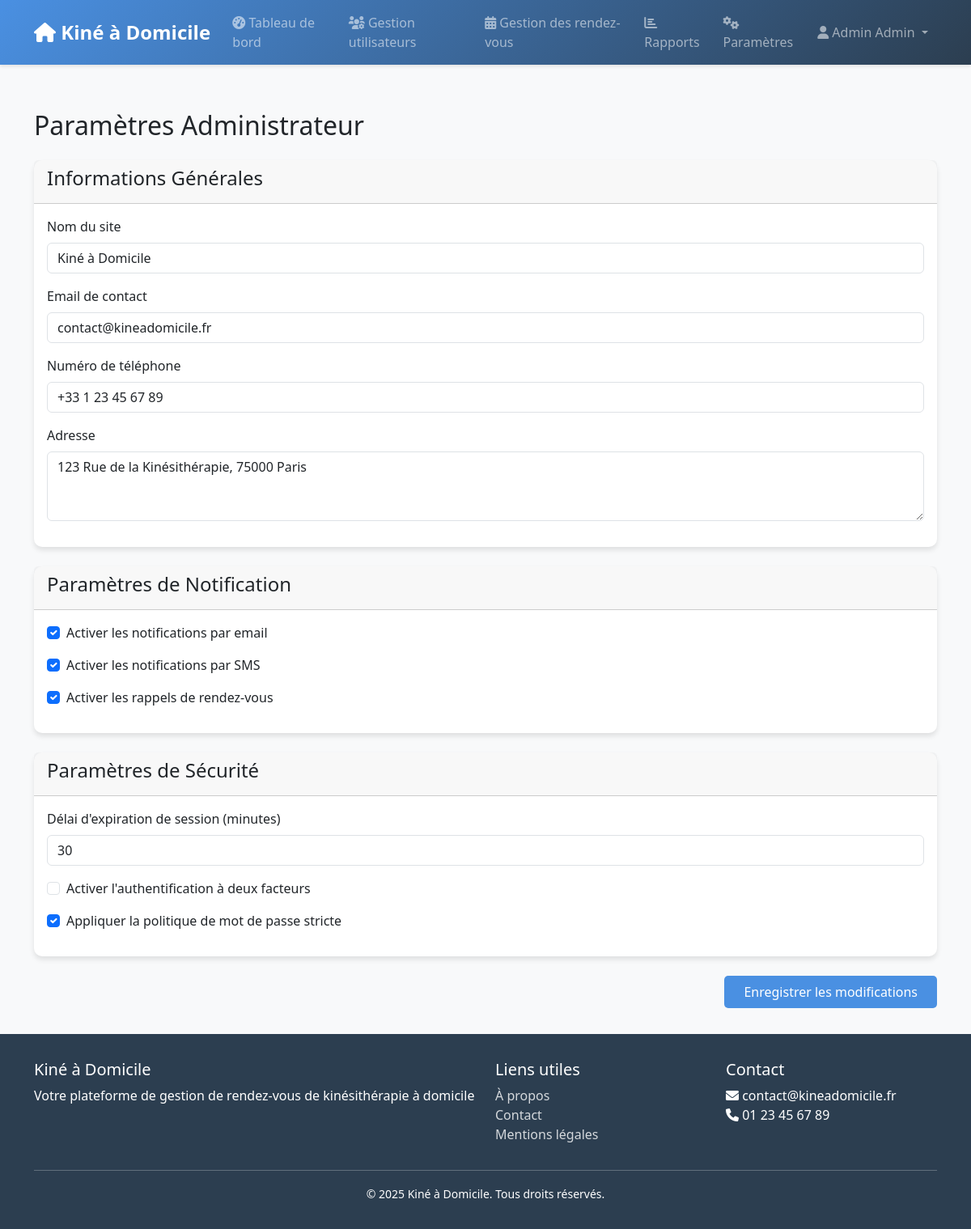
Page /dashboard/settings/ (signed in) on the committed database.
### users/models.py (models this page shows, shortened)
class Utilisateur(AbstractUser):
    class Role(models.TextChoices):
        ADMIN = 'ADMIN', _('Administrateur')
        PATIENT = 'PATIENT', _('Patient')
        KINE = 'KINE', _('Kinésithérapeute')
        VENDEUR = 'VENDEUR', _('Vendeur')
    role = models.CharField(
        max_length=10,
        choices=Role.choices,
        default=Role.PATIENT,
    )
    date_naissance = models.DateField(null=True, blank=True)
    telephone = models.CharField(max_length=15, blank=True)

class Settings(models.Model):
    site_name = models.CharField(max_length=100, default='Kiné à Domicile')
    contact_email = models.EmailField(default='contact@kineadomicile.fr')
    phone_number = models.CharField(max_length=20, default='+33 1 23 45 67 89')
    address = models.TextField(default='123 Rue de la Kinésithérapie, 75000 Paris')
    email_notifications = models.BooleanField(default=True)
    sms_notifications = models.BooleanField(default=True)
    appointment_reminders = models.BooleanField(default=True)
    session_timeout = models.IntegerField(default=30)  # en minutes
    two_factor_auth = models.BooleanField(default=False)
    password_policy = models.BooleanField(default=True)
    class Meta:
        verbose_name = 'Paramètre'
        verbose_name_plural = 'Paramètres'

### users/views.py (the view, shortened to what this page needs)
# urls.py: path('dashboard/settings/', admin_settings, name='admin_settings'),
@login_required
@user_passes_test(is_admin)
def admin_settings(request):
    try:
        settings = Settings.objects.get(pk=1)
    except Settings.DoesNotExist:
        settings = Settings.objects.create(pk=1)
    context = {
        'settings': settings
    }
    return render(request, 'users/admin_settings.html', context)

### users/views.py (called while the page is built)
def is_admin(user):
    return user.is_superuser

### users/templates/users/admin_settings.html (shortened to what this page needs)
{% extends 'base.html' %}
{% load static %}
{% block content %}
<div class="container mt-4">
    <h2>Paramètres Administrateur</h2>
    <form method="post" class="mt-4">
        <div class="card mb-4">
            <div class="card-header">
                <h4>Informations Générales</h4>
            </div>
            <div class="card-body">
                <div class="mb-3">
                    <label for="site_name" class="form-label">Nom du site</label>
                    <input type="text" class="form-control" id="site_name" name="site_name" value="{{ settings.site_name }}" required>
                </div>
                <div class="mb-3">
                    <label for="contact_email" class="form-label">Email de contact</label>
                    <input type="email" class="form-control" id="contact_email" name="contact_email" value="{{ settings.contact_email }}" required>
                </div>
                <div class="mb-3">
                    <label for="phone_number" class="form-label">Numéro de téléphone</label>
                    <input type="text" class="form-control" id="phone_number" name="phone_number" value="{{ settings.phone_number }}" required>
                </div>
                <div class="mb-3">
                    <label for="address" class="form-label">Adresse</label>
                    <textarea class="form-control" id="address" name="address" rows="3" required>{{ settings.address }}</textarea>
                </div>
            </div>
        </div>
        <div class="card mb-4">
            <div class="card-header">
                <h4>Paramètres de Notification</h4>
            </div>
            <div class="card-body">
                <div class="form-check mb-3">
                    <input class="form-check-input" type="checkbox" id="email_notifications" name="email_notifications" {% if settings.email_notifications %}checked{% endif %}>
                    <label class="form-check-label" for="email_notifications">
                        Activer les notifications par email
                    </label>
                </div>
                <div class="form-check mb-3">
                    <input class="form-check-input" type="checkbox" id="sms_notifications" name="sms_notifications" {% if settings.sms_notifications %}checked{% endif %}>
                    <label class="form-check-label" for="sms_notifications">
                        Activer les notifications par SMS
                    </label>
                </div>
                <div class="form-check mb-3">
                    <input class="form-check-input" type="checkbox" id="appointment_reminders" name="appointment_reminders" {% if settings.appointment_reminders %}checked{% endif %}>
                    <label class="form-check-label" for="appointment_reminders">
                        Activer les rappels de rendez-vous
                    </label>
                </div>
            </div>
        </div>
        <div class="card mb-4">
            <div class="card-header">
                <h4>Paramètres de Sécurité</h4>
            </div>
            <div class="card-body">
                <div class="mb-3">
                    <label for="session_timeout" class="form-label">Délai d'expiration de session (minutes)</label>
                    <input type="number" class="form-control" id="session_timeout" name="session_timeout" value="{{ settings.session_timeout }}" min="1" max="120" required>
                </div>
                <div class="form-check mb-3">
                    <input class="form-check-input" type="checkbox" id="two_factor_auth" name="two_factor_auth" {% if settings.two_factor_auth %}checked{% endif %}>
                    <label class="form-check-label" for="two_factor_auth">
                        Activer l'authentification à deux facteurs
                    </label>
                </div>
                <div class="form-check mb-3">
                    <input class="form-check-input" type="checkbox" id="password_policy" name="password_policy" {% if settings.password_policy %}checked{% endif %}>
                    <label class="form-check-label" for="password_policy">
                        Appliquer la politique de mot de passe stricte
                    </label>
                </div>
            </div>
        </div>
        <div class="text-end">
            <button type="submit" class="btn btn-primary">Enregistrer les modifications</button>
        </div>
    </form>
</div>
{% endblock %}

### templates/base.html (shortened to what this page needs)
<!DOCTYPE html>
<html lang="fr">
<head>
    <link href="https://cdn.jsdelivr.net/npm/bootstrap@5.3.0/dist/css/bootstrap.min.css" rel="stylesheet">
    <link href="https://cdnjs.cloudflare.com/ajax/libs/font-awesome/6.0.0/css/all.min.css" rel="stylesheet">
    <link href="https://cdnjs.cloudflare.com/ajax/libs/tempusdominus-bootstrap-4/5.39.0/css/tempusdominus-bootstrap-4.min.css" rel="stylesheet">
</head>
<body>
    <nav class="navbar navbar-expand-lg navbar-dark">
        <div class="container">
            <a class="navbar-brand" href="{% url 'home' %}">
                <i class="fas fa-home"></i> Kiné à Domicile
            </a>
            <div class="collapse navbar-collapse" id="navbarNav">
                <ul class="navbar-nav me-auto">
                    {% if user.is_authenticated %}
                        {% if user.role == 'PATIENT' %}
                        <li class="nav-item">
                            <a class="nav-link" href="{% url 'appointments:list' %}">
                                <i class="fas fa-calendar"></i> Mes rendez-vous
                            </a>
                        </li>
                        <li class="nav-item">
                            <a class="nav-link" href="{% url 'appointments:create' %}">
                                <i class="fas fa-plus-circle"></i> Prendre RDV
                            </a>
                        </li>
                        <li class="nav-item">
                            <a class="nav-link" href="{% url 'equipment:list' %}">
                                <i class="fas fa-shopping-cart"></i> Matériel médical
                            </a>
                        </li>
                        <li class="nav-item">
                            <a class="nav-link" href="{% url 'complaints:create' %}">
                                <i class="fas fa-exclamation-circle"></i> Réclamations
                            </a>
                        </li>
                        {% elif user.is_staff %}
                        <li class="nav-item">
                            <a class="nav-link" href="{% url 'admin_dashboard' %}">
                                <i class="fas fa-tachometer-alt"></i> Tableau de bord
                            </a>
                        </li>
                        <li class="nav-item">
                            <a class="nav-link" href="{% url 'admin_users' %}">
                                <i class="fas fa-users-cog"></i> Gestion utilisateurs
                            </a>
                        </li>
                        <li class="nav-item">
                            <a class="nav-link" href="{% url 'admin_appointments' %}">
                                <i class="fas fa-calendar-alt"></i> Gestion des rendez-vous
                            </a>
                        </li>
                        <li class="nav-item">
                            <a class="nav-link" href="{% url 'admin_reports' %}">
                                <i class="fas fa-chart-bar"></i> Rapports
                            </a>
                        </li>
                        <li class="nav-item">
                            <a class="nav-link" href="{% url 'admin_settings' %}">
                                <i class="fas fa-cogs"></i> Paramètres
                            </a>
                        </li>
                        {% endif %}
                    {% endif %}
                </ul>
                <ul class="navbar-nav">
                    {% if user.is_authenticated %}
                    <li class="nav-item dropdown">
                        <a class="nav-link dropdown-toggle" href="#" id="navbarDropdown" role="button" data-bs-toggle="dropdown">
                            <i class="fas fa-user"></i> {{ user.get_full_name }}
                        </a>
                    </li>
                    {% endif %}
                </ul>
            </div>
        </div>
    </nav>
    <div class="content">
        {% block content %}{% endblock %}
    </div>
    <footer class="footer">
        <div class="container">
            <div class="row">
                <div class="col-md-6">
                    <h5>Kiné à Domicile</h5>
                    <p>
                        Votre plateforme de gestion de rendez-vous de kinésithérapie à domicile
                    </p>
                </div>
                <div class="col-md-3">
                    <h5>Liens utiles</h5>
                    <ul class="list-unstyled">
                        <li><a href="{% url 'about' %}">À propos</a></li>
                        <li><a href="{% url 'contact' %}">Contact</a></li>
                        <li><a href="{% url 'legal' %}">Mentions légales</a></li>
                    </ul>
                </div>
                <div class="col-md-3">
                    <h5>Contact</h5>
                    <ul class="list-unstyled">
                        <li><i class="fas fa-envelope"></i> contact@kineadomicile.fr</li>
                        <li><i class="fas fa-phone"></i> 01 23 45 67 89</li>
                    </ul>
                </div>
            </div>
            <hr>
            <div class="text-center">
                <small>&copy; {% now "Y" %} Kiné à Domicile. Tous droits réservés.</small>
            </div>
        </div>
    </footer>
</body>
</html>

### templates/base.html (style rules this page uses)
:root { --primary-color: #4a90e2; --secondary-color: #2c3e50; --accent-color: #e74c3c; --light-bg: #f8f9fa; --dark-bg: #343a40; }
body { min-height: 100vh; display: flex; flex-direction: column; background-color: var(--light-bg); font-family: 'Segoe UI', Tahoma, Geneva, Verdana, sans-serif; }
.navbar { background: linear-gradient(135deg, var(--primary-color), var(--secondary-color)); box-shadow: 0 2px 4px rgba(0,0,0,0.1); }
.navbar-brand { font-weight: 600; font-size: 1.5rem; }
.nav-link { font-weight: 500; transition: all 0.3s ease; padding: 0.5rem 1rem; border-radius: 5px; margin: 0 0.2rem; }
.content { flex: 1; padding: 2rem 0; }
.footer { background: var(--secondary-color); color: white; padding: 2rem 0; margin-top: auto; }
.footer a { color: rgba(255,255,255,0.8); text-decoration: none; transition: all 0.3s ease; }
.card { border: none; border-radius: 10px; box-shadow: 0 4px 6px rgba(0,0,0,0.1); transition: all 0.3s ease; }
.btn-primary { background-color: var(--primary-color); border: none; padding: 0.5rem 1.5rem; border-radius: 5px; transition: all 0.3s ease; }

### rows in the picture
Utilisateur: get_full_name "Admin Admin"
Settings: site_name "Kiné à Domicile", contact_email "contact@kineadomicile.fr", phone_number "+33 1 23 45 67 89", address "123 Rue de la Kinésithérapie, 75000 Paris", email_notifications "☑", sms_notifications "☑", appointment_reminders "☑", session_timeout "30", password_policy "☑"
